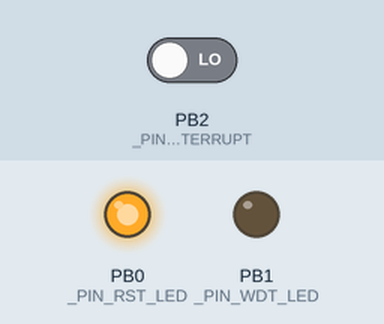
The sketch below on a simulated ATtiny85, built with avr-gcc and run on an emulated ATtiny85. Shown: output pins drawn as LEDs (lit = HIGH). Inputs (shaded band) come from the test bench; at power-on: PB2 (_PIN_INTERRUPT) LOW.

Above: at 0.1 s.
At 14.6 s:
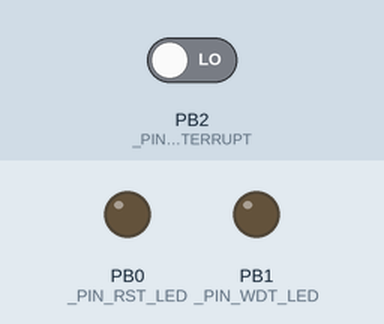
At 30.1 s:
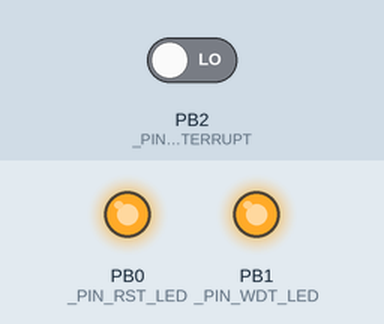
At 68.1 s:
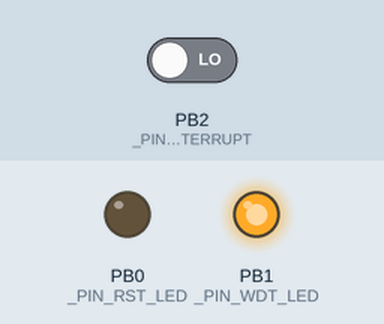
Timing chart, 0 to 70.0 s (numbered marks = the images above):
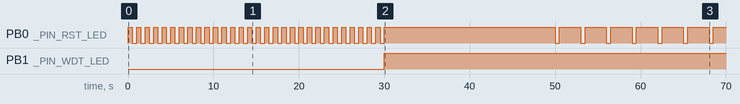

The sketch:

ATtiny85WatchDog.ino
```cpp
// (licence header left out)
// https://github.com/GreyGnome/EnableInterrupt
#include <EnableInterrupt.h>

#define _PIN_RST_LED          0       // GPIO-01 ==> DIL-6 ==> PB1
#define _PIN_WDT_LED          1       // GPIO-00 ==> DIL-5 ==> PB0
#define _PIN_INTERRUPT        2       // GPIO-02 ==> DIL-7 ==> PB2  / INT0
#define _PIN_ESP32_EN         3       // GPIO-03 ==> DIL-2 ==> PB3
#define _PIN_DUMMY            4       // GPIO-04 ==> DIL-3 ==> PB4

#define _LED_ON             LOW
#define _LED_OFF           HIGH

#define _HALF_A_SECOND      500       // half a second
#define _MAX_HALF_SECONDS    40       // Max 20 seconds elapse befoure WDT kicks in!
#define _STARTUP_TIME     25000       // 25 seconden
#define _MAX_NO_HARTBEAT  60000       // 60 seconds
#define _LAST_WARNING     40000
#define _FIRST_WARNING    20000
#define _GLOW_TIME          250       // MilliSeconds

volatile  bool receivedInterrupt = false;
uint32_t  WDcounter;
uint8_t   feedsReceived = 0;
uint32_t  glowTimer, blinkWdtLedTimer, blinkRstLedTimer;
uint32_t  lastHartbeatTimer = 0;

//----------------------------------------------------------------
void interruptSR(void)
{
  receivedInterrupt = true;

}   // interruptSR()


//----------------------------------------------------------------
void blinkRstLed(uint32_t durationMS)
{
  if ((millis() - blinkRstLedTimer) > durationMS)
  {
    blinkRstLedTimer = millis();
    digitalWrite(_PIN_RST_LED, !digitalRead(_PIN_RST_LED));
  }

} // blinkRstLed()


//----------------------------------------------------------------
void blinkWdtLed(uint16_t onMS, uint16_t offMS, uint32_t durationMS)
{
  uint32_t  timeToGo = millis() + durationMS;

  while (timeToGo > millis())
  {
    digitalWrite(_PIN_WDT_LED, _LED_OFF);
    delay(onMS);
    digitalWrite(_PIN_WDT_LED, _LED_ON);
    delay(offMS);
  }
  digitalWrite(_PIN_WDT_LED, _LED_OFF);

} // blinkWdtLed()


//----------------------------------------------------------------
void delayMS(uint32_t durationMS)
{
  uint32_t  timeToGo = millis() + durationMS;

  while (timeToGo > millis())
  {
    if (millis() > blinkWdtLedTimer)
    {
      digitalWrite(_PIN_WDT_LED, _LED_ON);
    }
  }

} // delayMS()


//----------------------------------------------------------------
void setup()
{
    pinMode(_PIN_WDT_LED,  OUTPUT);
    digitalWrite(_PIN_WDT_LED, _LED_ON);

    pinMode(_PIN_ESP32_EN, INPUT); // _PULLUP?
    pinMode(_PIN_RST_LED,  OUTPUT);

    for(int r=0; r<60; r++) //-- ongeveer 30 seconden
    {
      digitalWrite(_PIN_RST_LED, !digitalRead(_PIN_RST_LED));
      //digitalWrite(_PIN_WDT_LED, !digitalRead(_PIN_RST_LED));
      delay(500);
    }
    digitalWrite(_PIN_RST_LED, _LED_OFF); // begin met relays-led "off"
    digitalWrite(_PIN_WDT_LED, _LED_OFF);

  //enableInterrupt(_PIN_INTERRUPT, interruptSR, RISING);
    enableInterrupt(_PIN_INTERRUPT, interruptSR, CHANGE);

    receivedInterrupt = false;
    WDcounter         = 0;
    feedsReceived     = 0;
    lastHartbeatTimer = millis();

} // setup()


//----------------------------------------------------------------
void loop()
{
  if (receivedInterrupt)
  {
    receivedInterrupt = false;
    lastHartbeatTimer = millis();
    glowTimer         = millis();
    digitalWrite(_PIN_WDT_LED, _LED_ON);
    digitalWrite(_PIN_RST_LED, _LED_OFF);
    //WDcounter++;
    //if (WDcounter > 120)
  }

  if ((millis() - glowTimer) > _GLOW_TIME)
  {
    digitalWrite(_PIN_WDT_LED, _LED_OFF);
  }

  //-- no heartbeats for too long!
  //-- initiate reset sequence ..
  if ((millis() - lastHartbeatTimer) > _MAX_NO_HARTBEAT)
  {
    //disableInterrupt(_PIN_INTERRUPT);
    for(int i=0; i<20; i++)
    {
      digitalWrite(_PIN_RST_LED, !digitalRead(_PIN_RST_LED));
      delay(250);
    }
    //digitalWrite(_PIN_ESP32_EN,  HIGH);
    digitalWrite(_PIN_RST_LED, _LED_ON);
    pinMode(_PIN_ESP32_EN, OUTPUT);
    digitalWrite(_PIN_ESP32_EN, HIGH);
    delay(500);
    digitalWrite(_PIN_ESP32_EN,  LOW);
    delay(500);
    digitalWrite(_PIN_ESP32_EN, HIGH);

    pinMode(_PIN_ESP32_EN, INPUT);
    WDcounter = 0;
    //-- now give ESP time (60 seconds) to startup!
    for(int i=0; i<60; i++)
    {
      digitalWrite(_PIN_RST_LED, _LED_ON);
      digitalWrite(_PIN_WDT_LED, _LED_ON);
      delay(250);
      digitalWrite(_PIN_WDT_LED, _LED_OFF);
      delay(250);
      digitalWrite(_PIN_RST_LED, _LED_OFF);
      delay(500);
    }
    //enableInterrupt(_PIN_INTERRUPT, interruptSR, CHANGE);
  }

  else if ((millis() - lastHartbeatTimer) > _LAST_WARNING)
  {
    blinkRstLed(1000);  // 1 seconds!
  }

  else if ((millis() - lastHartbeatTimer) > _FIRST_WARNING)
  {
    blinkRstLed(3000);  // 3 seconds!
  }

  if ((millis() - blinkRstLedTimer) > 500)
  {
    digitalWrite(_PIN_RST_LED, _LED_OFF);
  }

} // loop()

/* eof */
```

Measured:
- by itself, PB0 (_PIN_RST_LED): goes 29 × (LOW 0.50 s, HIGH 0.50 s), LOW 0.50 s, HIGH 20.0 s, 6 × (LOW 0.50 s, HIGH 2.5 s), LOW 0.50 s, then HIGH
